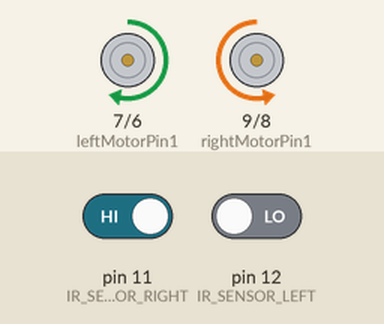
This sketch was run on a simulated Arduino Uno, built with avr-gcc and run on an emulated ATmega328P. Shown: motor-driver pin pairs drawn as motors (green arrow = first pin HIGH = forward, orange = second pin HIGH = backward, longer = more drive, scaled by the enable pin). Inputs (shaded band) come from the test bench; at power-on: pin 11 (IR_SENSOR_RIGHT) HIGH, pin 12 (IR_SENSOR_LEFT) LOW.

Above: at 1.2 s.
1.3 s: pin 11 (IR_SENSOR_RIGHT) driven LOW
At 2.5 s:
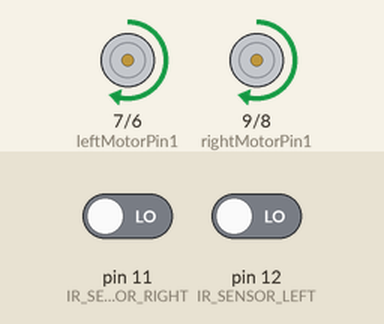
2.8 s: pin 12 (IR_SENSOR_LEFT) driven HIGH
At 3.9 s:
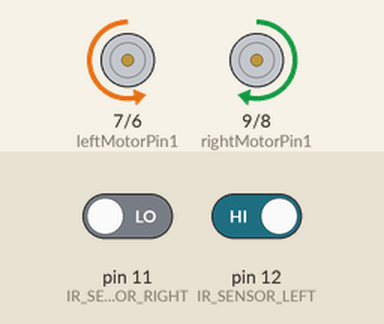
4.3 s: pin 11 (IR_SENSOR_RIGHT) driven HIGH
At 5.0 s:
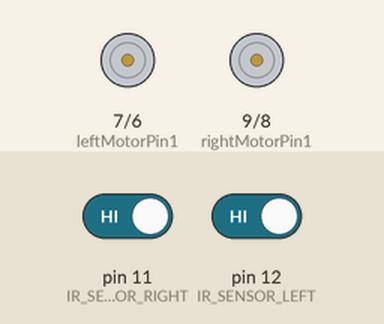
5.8 s: pin 12 (IR_SENSOR_LEFT) driven LOW
At 6.2 s:
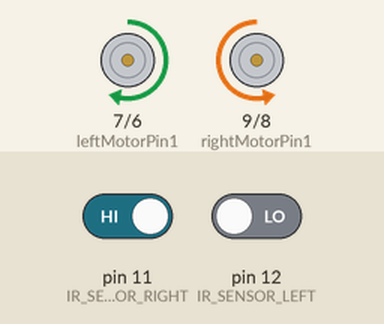
Timing chart, 0 to 8.3 s (numbered marks = the images above; inputs shaded):
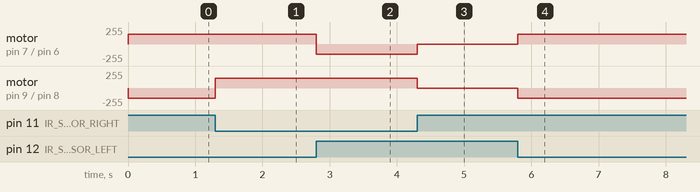

The sketch:

LineFollowinfRobot.ino
```cpp
// IR Sensor Pin Definitions
#define IR_SENSOR_RIGHT 11  // Pin for the right IR sensor
#define IR_SENSOR_LEFT 12   // Pin for the left IR sensor

// Motor Speed Definitions
#define MOTOR_SPEED 150  // Default motor speed (PWM value) (min 80 - max 255 and 150 = 58.82% speed)

// Right Motor Pin Definitions
int enableRightMotor = 10; // PWM pin to control speed of right motor
int rightMotorPin1 = 9;    // Pin to control direction of right motor
int rightMotorPin2 = 8;    // Pin to control direction of right motor

// Left Motor Pin Definitions
int enableLeftMotor = 5;   // PWM pin to control speed of left motor
int leftMotorPin1 = 7;     // Pin to control direction of left motor
int leftMotorPin2 = 6;     // Pin to control direction of left motor

// Setup function: This runs once when the microcontroller starts
void setup() {
  // Adjust PWM frequency on pins 5 and 6 to 7812.5 Hz
  // This allows for finer control of motor speed at higher PWM values
  TCCR0B = (TCCR0B & 0b11111000) | 0b00000010;  // Set Timer 0 prescaler to 8

  // Initialize motor control pins as outputs
  pinMode(enableRightMotor, OUTPUT);
  pinMode(rightMotorPin1, OUTPUT);
  pinMode(rightMotorPin2, OUTPUT);

  pinMode(enableLeftMotor, OUTPUT);
  pinMode(leftMotorPin1, OUTPUT);
  pinMode(leftMotorPin2, OUTPUT);

  // Initialize IR sensor pins as inputs
  pinMode(IR_SENSOR_RIGHT, INPUT);
  pinMode(IR_SENSOR_LEFT, INPUT);

  // Stop both motors at startup
  rotateMotor(0, 0);
}

// Loop function: This runs continuously after setup()
void loop() {
  // Read IR sensor values
  int rightIRSensorValue = digitalRead(IR_SENSOR_RIGHT);
  int leftIRSensorValue = digitalRead(IR_SENSOR_LEFT);

  // Control motor movement based on sensor readings
  if (rightIRSensorValue == LOW && leftIRSensorValue == LOW) {
    // Both sensors see white (no line): move straight
    rotateMotor(MOTOR_SPEED, MOTOR_SPEED);
  } else if (rightIRSensorValue == HIGH && leftIRSensorValue == LOW) {
    // Right sensor sees black (line detected): turn right
    rotateMotor(-MOTOR_SPEED, MOTOR_SPEED);
  } else if (rightIRSensorValue == LOW && leftIRSensorValue == HIGH) {
    // Left sensor sees black (line detected): turn left
    rotateMotor(MOTOR_SPEED, -MOTOR_SPEED);
  } else {
    // Both sensors see black (on the line): stop
    rotateMotor(0, 0);
  }
}

// Function to control motor rotation and speed
void rotateMotor(int rightMotorSpeed, int leftMotorSpeed) {

  // Control right motor direction
  if (rightMotorSpeed < 0) {
    digitalWrite(rightMotorPin1, LOW);
    digitalWrite(rightMotorPin2, HIGH);
  } else if (rightMotorSpeed > 0) {
    digitalWrite(rightMotorPin1, HIGH);
    digitalWrite(rightMotorPin2, LOW);
  } else {
    digitalWrite(rightMotorPin1, LOW);
    digitalWrite(rightMotorPin2, LOW);
  }

  // Control left motor direction
  if (leftMotorSpeed < 0) {
    digitalWrite(leftMotorPin1, LOW);
    digitalWrite(leftMotorPin2, HIGH);
  } else if (leftMotorSpeed > 0) {
    digitalWrite(leftMotorPin1, HIGH);
    digitalWrite(leftMotorPin2, LOW);
  } else {
    digitalWrite(leftMotorPin1, LOW);
    digitalWrite(leftMotorPin2, LOW);
  }

  // Set motor speed using PWM signals
  analogWrite(enableRightMotor, abs(rightMotorSpeed));
  analogWrite(enableLeftMotor, abs(leftMotorSpeed));
}
```

Measured:
- after the input at 1.3 s, motor on pin 9 (rightMotorPin1) / pin 8 (rightMotorPin2): backward 150/255 → forward 150/255 at once
- after the input at 2.8 s, motor on pin 7 (leftMotorPin1) / pin 6 (leftMotorPin2): forward 150/255 → backward 150/255 at once
- after the input at 4.3 s, motor on pin 7 (leftMotorPin1) / pin 6 (leftMotorPin2): backward 150/255 → stopped at once; motor on pin 9 (rightMotorPin1) / pin 8 (rightMotorPin2): forward 150/255 → stopped at once
- after the input at 5.8 s, motor on pin 7 (leftMotorPin1) / pin 6 (leftMotorPin2): stopped → forward 150/255 at once; motor on pin 9 (rightMotorPin1) / pin 8 (rightMotorPin2): stopped → backward 150/255 at once
